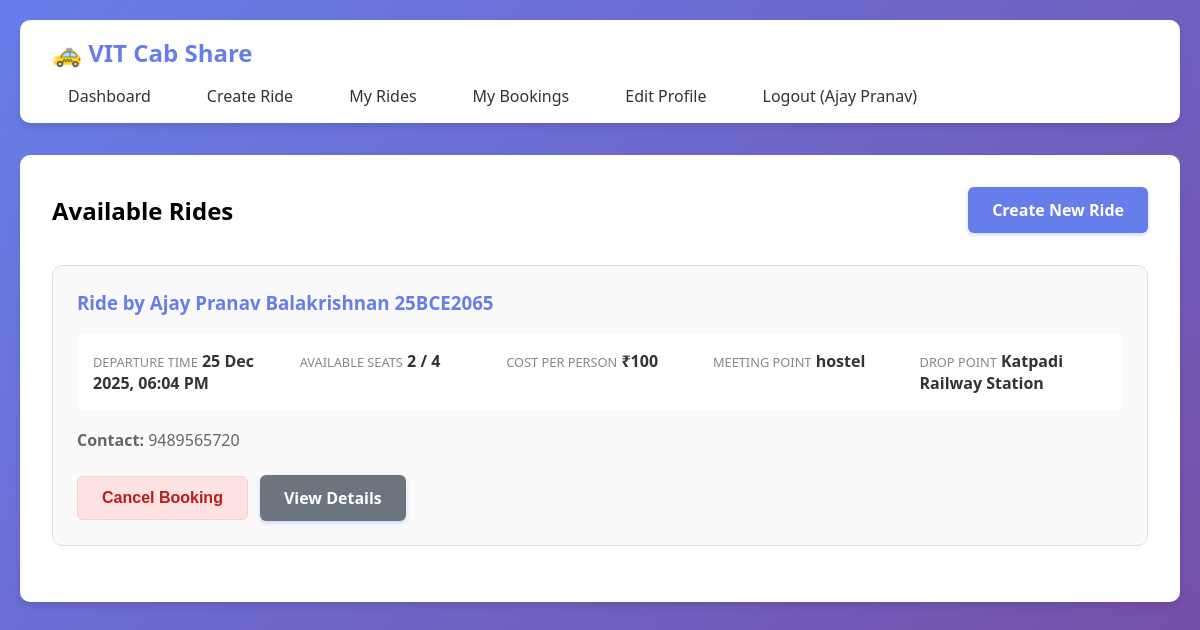
Screenshot of / (signed in) with the database file from the repository.
### app.py (models this page shows)
class Ride(db.Model):
    id = db.Column(db.Integer, primary_key=True)
    user_id = db.Column(db.Integer, db.ForeignKey('user.id'), nullable=False)
    departure_time = db.Column(db.DateTime, nullable=False)
    total_seats = db.Column(db.Integer, nullable=False)
    available_seats = db.Column(db.Integer, nullable=False)
    cost_per_person = db.Column(db.Integer, nullable=False)
    meeting_point = db.Column(db.String(200), nullable=False)
    drop_point = db.Column(db.String(200), nullable=False, default='Katpadi Railway Station')
    notes = db.Column(db.Text)
    created_at = db.Column(db.DateTime, default=datetime.utcnow)
    bookings = db.relationship('Booking', backref='ride', lazy=True)

class User(db.Model):
    id = db.Column(db.Integer, primary_key=True)
    name = db.Column(db.String(100), nullable=False)
    email = db.Column(db.String(120), unique=True, nullable=False)
    phone = db.Column(db.String(15), nullable=True)
    google_id = db.Column(db.String(100), unique=True, nullable=False)
    rides = db.relationship('Ride', backref='creator', lazy=True)
    bookings = db.relationship('Booking', backref='user', lazy=True)

### app.py (the view)
@app.route('/')
def index():
    if 'user_id' in session:
        rides = Ride.query.filter(Ride.departure_time > datetime.now(), Ride.available_seats > 0).order_by(Ride.departure_time).all()
        user_bookings = {booking.ride_id for booking in Booking.query.filter_by(user_id=session['user_id']).all()}
        return render_template('dashboard.html', rides=rides, user_bookings=user_bookings)
    return render_template('index.html')

### templates/dashboard.html (shortened to what this page needs)
{% extends "base.html" %}
{% block content %}
<div style="display: flex; justify-content: space-between; align-items: center; margin-bottom: 2rem;">
    <h2>Available Rides</h2>
    <a href="{{ url_for('create_ride') }}" class="btn">Create New Ride</a>
</div>
{% if rides %}
    {% for ride in rides %}
    <div class="ride-card">
        <h3 style="color: #667eea; margin-bottom: 1rem;">Ride by {{ ride.creator.name }}</h3>
        <div class="ride-info">
            <div class="info-item">
                <span class="info-label">Departure Time</span>
                <span class="info-value">{{ ride.departure_time.strftime('%d %b %Y, %I:%M %p') }}</span>
            </div>
            <div class="info-item">
                <span class="info-label">Available Seats</span>
                <span class="info-value">{{ ride.available_seats }} / {{ ride.total_seats }}</span>
            </div>
            <div class="info-item">
                <span class="info-label">Cost per Person</span>
                <span class="info-value">₹{{ ride.cost_per_person }}</span>
            </div>
            <div class="info-item">
                <span class="info-label">Meeting Point</span>
                <span class="info-value">{{ ride.meeting_point }}</span>
            </div>
            <div class="info-item">
                <span class="info-label">Drop Point</span>
                <span class="info-value">{{ ride.drop_point }}</span>
            </div>
        </div>
        <p style="color: #666; margin-bottom: 1.5rem;"><strong>Contact:</strong> {{ ride.creator.phone }}</p>
        <div style="display: flex; gap: 0.75rem; align-items: center; flex-wrap: wrap;">
            {% if ride.user_id != session.user_id %}
                {% if ride.id in user_bookings %}
                    <form method="POST" action="{{ url_for('cancel_booking', ride_id=ride.id) }}" style="margin: 0;" onsubmit="return confirm('Are you sure you want to cancel this booking?');">
                        <button type="submit" class="btn" style="background: #fee2e2; color: #b91c1c; border: 1px solid #fecaca; box-shadow: none;">
                            Cancel Booking
                        </button>
                    </form>
                {% elif ride.available_seats > 0 %}
                    <form method="POST" action="{{ url_for('book_ride', ride_id=ride.id) }}" style="margin: 0;">
                        <button type="submit" class="btn">Book 1 Seat</button>
                    </form>
                {% else %}
                    <button class="btn" disabled style="background: #fee2e2; color: #b91c1c; cursor: not-allowed; box-shadow: none;">
                        Ride Full
                    </button>
                {% endif %}
            {% else %}
                <span style="background: #ebf4ff; color: #2b6cb0; padding: 0.5rem 1rem; border-radius: 6px; font-weight: 600; font-size: 0.9rem;">
                    Your Ride
                </span>
            {% endif %}
            <a href="{{ url_for('ride_details', ride_id=ride.id) }}" class="btn btn-secondary">View Details</a>
        </div>
    </div>
    {% endfor %}
{% else %}
    <p style="text-align: center; padding: 3rem; color: #666;">No rides available. Be the first to create one!</p>
{% endif %}
{% endblock %}

### templates/base.html (shortened to what this page needs)
<!DOCTYPE html>
<html lang="en">
<head>
</head>
<body>
    <div class="container">
        <nav>
            <h1>🚕 VIT Cab Share</h1>
            <ul>
                {% if session.user_id %}
                    <li><a href="{{ url_for('index') }}">Dashboard</a></li>
                    <li><a href="{{ url_for('create_ride') }}">Create Ride</a></li>
                    <li><a href="{{ url_for('my_rides') }}">My Rides</a></li>
                    <li><a href="{{ url_for('my_bookings') }}">My Bookings</a></li>
                    <li><a href="{{ url_for('edit_profile') }}">Edit Profile</a></li>
                    <li><a href="{{ url_for('logout') }}">Logout ({{ session.user_name }})</a></li>
                {% else %}
                    <li><a href="{{ url_for('login') }}">Login with Google</a></li>
                {% endif %}
            </ul>
        </nav>
        <div class="content">
            {% block content %}{% endblock %}
        </div>
    </div>
</body>
</html>

### templates/base.html (style rules this page uses)
* { margin: 0; padding: 0; box-sizing: border-box; }
body { font-family: 'Segoe UI', Tahoma, Geneva, Verdana, sans-serif; background: linear-gradient(135deg, #667eea 0%, #764ba2 100%); min-height: 100vh; padding: 20px; }
.container { max-width: 1200px; margin: 0 auto; }
nav { background: white; padding: 1rem 2rem; border-radius: 10px; margin-bottom: 2rem; box-shadow: 0 4px 6px rgba(0,0,0,0.1); display: flex; justify-content: space-between; align-items: center; flex-wrap: wrap; gap: 1rem; }
nav h1 { color: #667eea; font-size: 1.5rem; }
nav ul { list-style: none; display: flex; gap: 1.5rem; flex-wrap: wrap; }
nav a { color: #333; text-decoration: none; font-weight: 500; transition: all 0.3s; padding: 0.5rem 1rem; border-radius: 5px; }
.content { background: white; padding: 2rem; border-radius: 10px; box-shadow: 0 4px 6px rgba(0,0,0,0.1); }
.btn { display: inline-block; padding: 0.75rem 1.5rem; background: #667eea; color: white; text-decoration: none; border-radius: 6px; border: none; cursor: pointer; font-size: 1rem; font-weight: 600; transition: all 0.3s; box-shadow: 0 2px 4px rgba(102, 126, 234, 0.3); }
.btn-secondary { background: #6c757d; }
form { max-width: 500px; }
.ride-card { border: 1px solid #e0e0e0; padding: 1.5rem; border-radius: 10px; margin-bottom: 1.5rem; background: #fafafa; }
.ride-info { display: grid; grid-template-columns: repeat(auto-fit, minmax(180px, 1fr)); gap: 1.2rem; margin: 1.2rem 0; background: white; padding: 1rem; border-radius: 8px; }
.info-label { font-size: 0.8rem; color: #888; text-transform: uppercase; }
.info-value { font-weight: 600; color: #333; }

### rows the page displays
Ride: creator.name "Ajay Pranav Balakrishnan 25BCE2065", departure_time "25 Dec 2025, 06:04 PM", available_seats "2", total_seats "4", cost_per_person "100", meeting_point "hostel", drop_point "Katpadi Railway Station", creator.phone "9489565720"

### other values shown
{{ session.user_name }} "Ajay Pranav"
